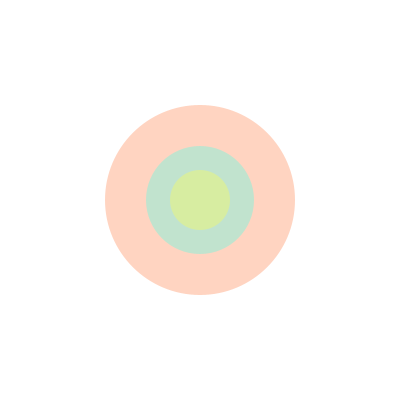
Frame 1 (no input)
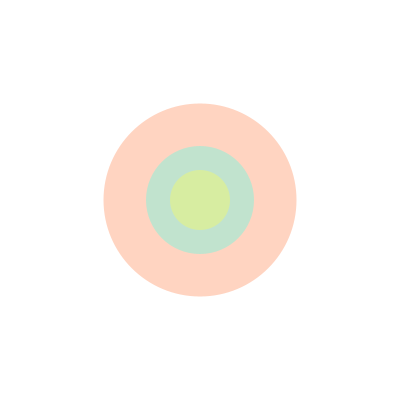
Frame 60 (the mouse pressed at the canvas centre just before this capture)
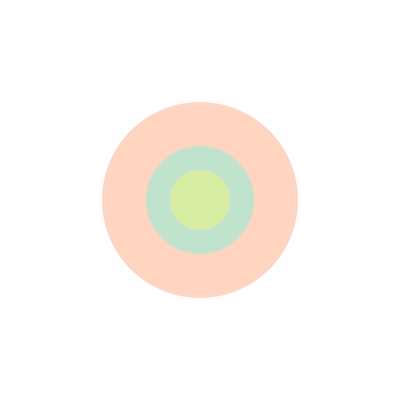
Frame 120 (the mouse held since frame 60 and released just before this capture)

The Processing sketch that drew these frames (run headless with seeded random() and noise(); from frame 60 on, the mouse is pressed at the canvas centre):

// Processing sketch: processing_67312
// ── processing_67312.pde

//set window, bg &anti;-alias
void setup(){
size(400,400);
background(255);
smooth();
}
 
//set drawing
void draw(){
background(255);
//color mode & text load and set
 colorMode(RGB,255,255,255);
 
//limit
int w=width/2;
int a=height/2;
int m2;
//clock & position & size variables
int s = second();  // Values from 0 - 59
int m = minute();  // Values from 0 - 59
int h = hour();    // Values from 0 - 23
 
//clock variables map
  s=(int) map (s, 0,60, 0, height/2);
  m=(int) map (m, 0,60, 0, 360);
  h=(int) map (h, 0,24, 0, 360);
  
  
  noStroke();
   
  //seconds
  fill(255,134,80,90);
  ellipse(w,a, s, s);
  
  //minute
  fill(80,255,230,90);
  ellipse(w,a, m, m);
  
  //hour
  fill(255,255,80,90);
  ellipse(w,a, h, h);
}
